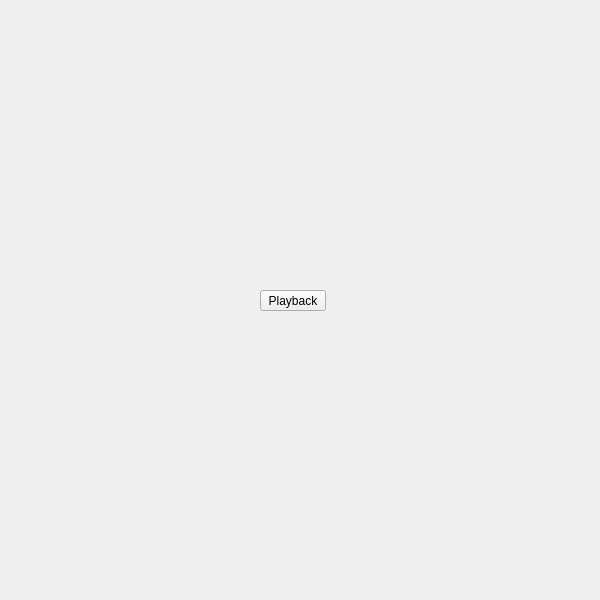
<?xml version="1.0" encoding="UTF-8"?>
<ui version="4.0">
 <class>QtUi</class>
 <widget class="QMainWindow" name="QtUi">
  <property name="enabled">
   <bool>true</bool>
  </property>
  <property name="geometry">
   <rect>
    <x>0</x>
    <y>0</y>
    <width>600</width>
    <height>600</height>
   </rect>
  </property>
  <property name="sizePolicy">
   <sizepolicy hsizetype="Ignored" vsizetype="Ignored">
    <horstretch>0</horstretch>
    <verstretch>0</verstretch>
   </sizepolicy>
  </property>
  <property name="minimumSize">
   <size>
    <width>0</width>
    <height>0</height>
   </size>
  </property>
  <property name="maximumSize">
   <size>
    <width>600</width>
    <height>600</height>
   </size>
  </property>
  <property name="cursor">
   <cursorShape>ArrowCursor</cursorShape>
  </property>
  <property name="toolButtonStyle">
   <enum>Qt::ToolButtonIconOnly</enum>
  </property>
  <property name="tabShape">
   <enum>QTabWidget::Triangular</enum>
  </property>
  <property name="dockNestingEnabled">
   <bool>true</bool>
  </property>
  <property name="dockOptions">
   <set>QMainWindow::AllowNestedDocks|QMainWindow::AllowTabbedDocks|QMainWindow::AnimatedDocks|QMainWindow::ForceTabbedDocks</set>
  </property>
  <widget class="QWidget" name="widget">
   <property name="sizePolicy">
    <sizepolicy hsizetype="Ignored" vsizetype="Ignored">
     <horstretch>0</horstretch>
     <verstretch>0</verstretch>
    </sizepolicy>
   </property>
   <widget class="QPushButton" name="i032">
    <property name="geometry">
     <rect>
      <x>260</x>
      <y>290</y>
      <width>66</width>
      <height>21</height>
     </rect>
    </property>
    <property name="minimumSize">
     <size>
      <width>0</width>
      <height>21</height>
     </size>
    </property>
    <property name="maximumSize">
     <size>
      <width>66</width>
      <height>21</height>
     </size>
    </property>
    <property name="accessibleName">
     <string>playback</string>
    </property>
    <property name="text">
     <string>Playback</string>
    </property>
   </widget>
  </widget>
 </widget>
 <resources/>
 <connections/>
 <designerdata>
  <property name="gridDeltaX">
   <number>5</number>
  </property>
  <property name="gridDeltaY">
   <number>10</number>
  </property>
  <property name="gridSnapX">
   <bool>true</bool>
  </property>
  <property name="gridSnapY">
   <bool>true</bool>
  </property>
  <property name="gridVisible">
   <bool>true</bool>
  </property>
 </designerdata>
</ui>
